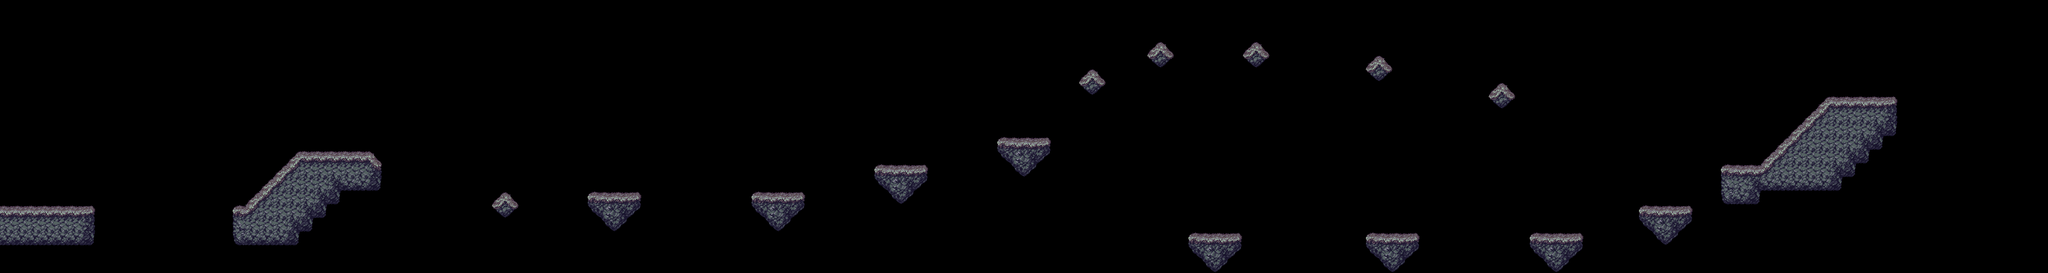

A 2D game scene composited from a Tiled map and its tileset images. What follows is a short description and the map's XML, with each tile layer's data collapsed to a summary:
An orthogonal 150x20 tile map with 32x32 px tiles, 1 tile layer (Tile Layer 1) and 91 objects.

<map version="1.2" tiledversion="1.3.2" orientation="orthogonal" renderorder="right-down" compressionlevel="0" width="150" height="20" tilewidth="32" tileheight="32" infinite="0" nextlayerid="10" nextobjectid="1">
 <editorsettings>
  <export target="../json/level1.json" format="json" />
 </editorsettings>
 <tileset firstgid="1" name="tileset" tilewidth="32" tileheight="32" tilecount="24" columns="8">
  <image source="foresttiles1.png" width="256" height="96" />
  <tile id="0">
   <objectgroup draworder="index" id="2">
    <object id="1" x="1.45455" y="2.36364" width="30.5455" height="29.4545" />
   </objectgroup>
  </tile>
  <tile id="1">
   <objectgroup draworder="index" id="2">
    <object id="1" x="0.363636" y="2.72727" width="31.6364" height="29.0909" />
   </objectgroup>
  </tile>
  <tile id="2">
   <objectgroup draworder="index" id="3">
    <object id="3" x="0.363636" y="2.90909" width="29.0909" height="29.0909" />
   </objectgroup>
  </tile>
  <tile id="6">
   <objectgroup draworder="index" id="2">
    <object id="2" x="-0.181818" y="29.2727" width="30" height="2.63636" />
    <object id="3" x="-0.0909091" y="25.2727" width="28.0909" height="3.45455" />
    <object id="4" x="0.181818" y="21" width="20.7273" height="3.63636" />
    <object id="5" x="18.5455" y="23.9091" width="6.09091" height="1.09091" />
    <object id="6" x="19.9091" y="23" width="2" height="0.818182" />
    <object id="7" x="24.2727" y="28.8182" width="4.72727" height="0.181818" />
    <object id="8" x="-0.363636" y="18.8182" width="20.0909" height="1.90909" />
    <object id="9" x="-0.0909091" y="16.8182" width="17.6364" height="1.72727" />
    <object id="10" x="0.0909091" y="15" width="15.6364" height="1.72727" />
    <object id="12" x="0.0909091" y="13.4545" width="14.9091" height="1.36364" />
    <object id="13" x="0" y="12.1818" width="13.9091" height="1" />
    <object id="14" x="0.181818" y="8.09091" width="11.6364" height="3.45455" />
    <object id="15" x="9.45455" y="11" width="2.36364" height="1.45455" />
    <object id="16" x="-0.0909091" y="6.90909" width="8.81818" height="0.818182" />
    <object id="17" x="-0.181818" y="5.90909" width="7" height="0.636364" />
    <object id="18" x="0.0909091" y="2.81818" width="5.18182" height="3.09091" />
   </objectgroup>
  </tile>
  <tile id="7">
   <objectgroup draworder="index" id="2">
    <object id="2" x="0.0909091" y="0" width="29.8182" height="2.45455" />
    <object id="3" x="0.0909091" y="2.54545" width="29.0909" height="3.54545" />
    <object id="4" x="0.0909091" y="6.27273" width="27.8182" height="2.54545" />
    <object id="5" x="0.0909091" y="8.90909" width="24.8182" height="2.36364" />
    <object id="6" x="0.0909091" y="11.3636" width="20.3636" height="3.90909" />
    <object id="7" x="0" y="15.5455" width="15.1818" height="1.90909" />
    <object id="8" x="-0.181818" y="17.2727" width="14.9091" height="4.09091" />
    <object id="9" x="0" y="21.5455" width="12.3636" height="2.63636" />
    <object id="10" x="0.0909091" y="24.3636" width="8.63636" height="3.45455" />
    <object id="11" x="-0.181818" y="28" width="3" height="2" />
   </objectgroup>
  </tile>
  <tile id="8">
   <objectgroup draworder="index" id="3">
    <object id="2" x="2" y="0.363636" width="29.8182" height="31.2727" />
   </objectgroup>
  </tile>
  <tile id="10">
   <objectgroup draworder="index" id="2">
    <object id="1" x="0" y="0.181818" width="30.9091" height="31.4545" />
   </objectgroup>
  </tile>
  <tile id="13">
   <objectgroup draworder="index" id="2">
    <object id="2" x="2.09091" y="-0.0909091" width="30.0909" height="5" />
    <object id="3" x="3.18182" y="5" width="28.9091" height="1.18182" />
    <object id="4" x="4.27273" y="6.27273" width="27.5455" height="1.72727" />
    <object id="5" x="5" y="8.18182" width="27.1818" height="1.18182" />
    <object id="6" x="8.36364" y="9.63636" width="2.90909" height="1.18182" />
    <object id="7" x="10" y="10.7273" width="2.27273" height="1.90909" />
    <object id="8" x="11.8182" y="12.6364" width="0.272727" height="0.727273" />
    <object id="9" x="10.7273" y="12.4545" width="3.36364" height="1.54545" />
    <object id="10" x="11.7273" y="13.4545" width="3.54545" height="2.54545" />
    <object id="11" x="13.0909" y="15.4545" width="3.27273" height="1.90909" />
    <object id="12" x="13.9091" y="16.9091" width="4.18182" height="0.909091" />
    <object id="13" x="16.2727" y="17" width="3.72727" height="2.36364" />
    <object id="14" x="16.9091" y="18.7273" width="3.54545" height="1.45455" />
    <object id="15" x="19.2727" y="19.9091" width="2.63636" height="1" />
    <object id="16" x="20.0909" y="20.6364" width="2.36364" height="1.45455" />
    <object id="17" x="21.0909" y="21.3636" width="2.45455" height="1.81818" />
    <object id="18" x="22" y="22.8182" width="2.36364" height="1.36364" />
    <object id="19" x="23.1818" y="23.2727" width="2" height="1.90909" />
    <object id="20" x="23.7273" y="24.4545" width="3.18182" height="1.72727" />
    <object id="21" x="25.7273" y="25.2727" width="2.18182" height="2" />
    <object id="22" x="27.0909" y="26.8182" width="2.36364" height="1.54545" />
    <object id="23" x="29.3636" y="27.3636" width="2" height="1.27273" />
    <object id="24" x="29.1818" y="28" width="2.09091" height="1.09091" />
    <object id="25" x="30.8182" y="28.4545" width="1.18182" height="1.09091" />
    <object id="26" x="14.9091" y="9.81818" width="15.8182" height="7.09091" />
    <object id="27" x="19.7273" y="16.1818" width="12.0909" height="4.45455" />
    <object id="28" x="29.7273" y="8.63636" width="2.18182" height="8.81818" />
    <object id="29" x="11" y="9.27273" width="4.81818" height="4.27273" />
    <object id="30" x="22.7273" y="20.6364" width="9.36364" height="3.90909" />
    <object id="31" x="27.7273" y="24.7273" width="4.18182" height="3.09091" />
   </objectgroup>
  </tile>
  <tile id="14">
   <objectgroup draworder="index" id="2">
    <object id="1" x="0.0909091" y="0.181818" width="31" height="3.45455" />
    <object id="2" x="0.0909091" y="3.72727" width="30.3636" height="4.36364" />
    <object id="3" x="0.0909091" y="8.27273" width="26.0909" height="2.81818" />
    <object id="4" x="-0.0909091" y="11.0909" width="21.9091" height="2.54545" />
    <object id="5" x="0.0909091" y="13.7273" width="18.6364" height="2.90909" />
    <object id="6" x="-0.272727" y="16.8182" width="17.2727" height="1.54545" />
    <object id="7" x="0" y="18.4545" width="14.5455" height="2.18182" />
    <object id="8" x="0.181818" y="20.3636" width="11.9091" height="3.54545" />
    <object id="9" x="0.0909091" y="24.0909" width="9.45455" height="1.27273" />
    <object id="10" x="-0.363636" y="25.5455" width="6.27273" height="1.45455" />
    <object id="11" x="-0.181818" y="27" width="5" height="1.09091" />
    <object id="12" x="0.0909091" y="28.1818" width="2.45455" height="1" />
    <object id="13" x="0.0909091" y="29.2727" width="1.45455" height="0.545455" />
   </objectgroup>
  </tile>
  <tile id="15">
   <objectgroup draworder="index" id="2">
    <object id="2" x="1.90909" y="-0.0909091" width="30" height="2.81818" />
    </objectgroup>
  </tile>
  <tile id="16">
   <objectgroup draworder="index" id="2">
    <!-- 1 objects omitted --></objectgroup>
  </tile>
  <tile id="18">
   <objectgroup draworder="index" id="2">
    <!-- 1 objects omitted --></objectgroup>
  </tile>
  <tile id="22">
   <objectgroup draworder="index" id="2">
    <!-- 1 objects omitted --></objectgroup>
  </tile>
  <tile id="23">
   <objectgroup draworder="index" id="2">
    <!-- 1 objects omitted --></objectgroup>
  </tile>
 </tileset>
 <layer id="1" name="Tile Layer 1" width="150" height="20">
  <data>[3000 cells, 233 non-empty, 19 distinct tile ids]</data>
 </layer>
</map>
<!-- 16 of 91 objects omitted -->
